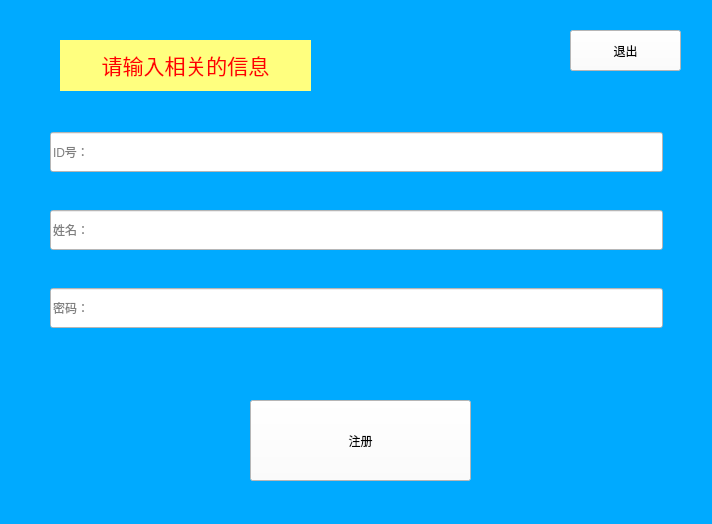
<?xml version="1.0" encoding="UTF-8"?>
<ui version="4.0">
 <class>zhuce3</class>
 <widget class="QWidget" name="zhuce3">
  <property name="geometry">
   <rect>
    <x>0</x>
    <y>0</y>
    <width>712</width>
    <height>524</height>
   </rect>
  </property>
  <property name="windowTitle">
   <string>Form</string>
  </property>
  <property name="styleSheet">
   <string notr="true">background-color: rgb(0, 170, 255);</string>
  </property>
  <widget class="QPushButton" name="zc">
   <property name="geometry">
    <rect>
     <x>250</x>
     <y>400</y>
     <width>221</width>
     <height>81</height>
    </rect>
   </property>
   <property name="styleSheet">
    <string notr="true">background-color: rgb(255, 255, 255);</string>
   </property>
   <property name="text">
    <string>注册</string>
   </property>
  </widget>
  <widget class="QLabel" name="label">
   <property name="geometry">
    <rect>
     <x>60</x>
     <y>40</y>
     <width>251</width>
     <height>51</height>
    </rect>
   </property>
   <property name="styleSheet">
    <string notr="true">background-color: rgb(255, 255, 127);</string>
   </property>
   <property name="text">
    <string>&lt;html&gt;&lt;head/&gt;&lt;body&gt;&lt;p&gt;&lt;span style=&quot; font-size:16pt; color:#ff0000;&quot;&gt;请输入相关的信息&lt;/span&gt;&lt;/p&gt;&lt;/body&gt;&lt;/html&gt;</string>
   </property>
   <property name="alignment">
    <set>Qt::AlignCenter</set>
   </property>
  </widget>
  <widget class="QWidget" name="layoutWidget">
   <property name="geometry">
    <rect>
     <x>50</x>
     <y>100</y>
     <width>613</width>
     <height>261</height>
    </rect>
   </property>
   <layout class="QHBoxLayout" name="horizontalLayout">
    <item>
     <layout class="QVBoxLayout" name="verticalLayout">
      <item>
       <widget class="QLineEdit" name="sm">
        <property name="minimumSize">
         <size>
          <width>300</width>
          <height>40</height>
         </size>
        </property>
        <property name="styleSheet">
         <string notr="true">background-color: rgb(255, 255, 255);</string>
        </property>
        <property name="text">
         <string/>
        </property>
        <property name="placeholderText">
         <string>ID号：</string>
        </property>
       </widget>
      </item>
      <item>
       <widget class="QLineEdit" name="xm">
        <property name="minimumSize">
         <size>
          <width>300</width>
          <height>40</height>
         </size>
        </property>
        <property name="styleSheet">
         <string notr="true">background-color: rgb(255, 255, 255);</string>
        </property>
        <property name="text">
         <string/>
        </property>
        <property name="placeholderText">
         <string>姓名：</string>
        </property>
       </widget>
      </item>
      <item>
       <widget class="QLineEdit" name="mm">
        <property name="minimumSize">
         <size>
          <width>300</width>
          <height>40</height>
         </size>
        </property>
        <property name="styleSheet">
         <string notr="true">background-color: rgb(255, 255, 255);</string>
        </property>
        <property name="text">
         <string/>
        </property>
        <property name="placeholderText">
         <string>密码：</string>
        </property>
       </widget>
      </item>
     </layout>
    </item>
    <item>
     <layout class="QVBoxLayout" name="verticalLayout_2"/>
    </item>
   </layout>
  </widget>
  <widget class="QPushButton" name="pushButton2">
   <property name="geometry">
    <rect>
     <x>570</x>
     <y>30</y>
     <width>111</width>
     <height>41</height>
    </rect>
   </property>
   <property name="styleSheet">
    <string notr="true">background-color: rgb(255, 255, 255);</string>
   </property>
   <property name="text">
    <string>退出</string>
   </property>
  </widget>
 </widget>
 <resources/>
 <connections/>
</ui>
